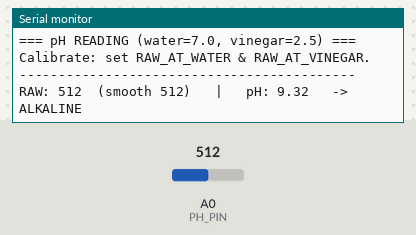
Simulated run of this sketch. Board: Arduino Uno, built with avr-gcc and run on an emulated ATmega328P. Parts: the last lines printed to the serial monitor. The inputs (shaded band) are chosen by the test bench; at power-on: A0 (PH_PIN) = 512.

Above: at 1.2 s.
1.3 s: A0 (PH_PIN) set to 556
At 3.8 s:
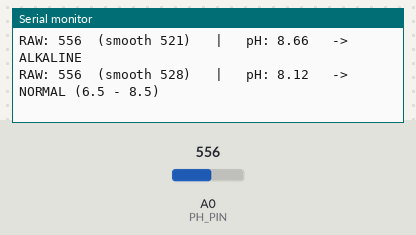
4.3 s: A0 (PH_PIN) set to 579
At 7.7 s:
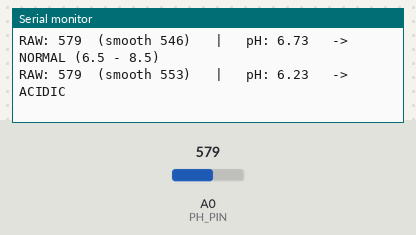
Timing chart, 0 to 9.2 s (numbered marks = the images above; inputs shaded):
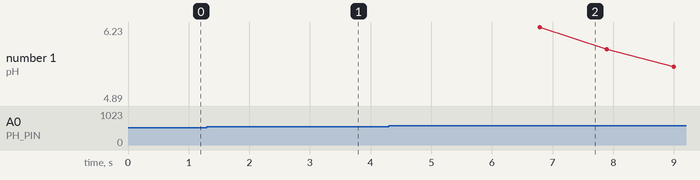

Measured:
- the behaviour switches between 542 and 543 on A0 (PH_PIN) (found by bisection; images 0 and 1)
- the behaviour switches between 571 and 572 on A0 (PH_PIN) (found by bisection; images 1 and 2)
- after the input at 1.3 s, the serial monitor: prints a new line after 1.1 s (image 1)
- after the input at 4.3 s, the serial monitor: prints a new line after 0.29 s (image 2)

The sketch:

ph_sensor_arduino.ino
```cpp
  /*
  * pH Sensor (PH-4502C + probe) — 2-POINT CALIBRATION (water + vinegar)
  * Board: Arduino Uno / Nano / Mega
  *
  * ============================================================
  * SIMPLE, SINGLE-STAGE CALIBRATION
  * ------------------------------------------------------------
  * We map two RAW readings straight to their real pH:
  *      RAW in DRINKING WATER  ->  pH 7.0   (neutral)
  *      RAW in WHITE VINEGAR   ->  pH 2.5   (acidic)
  * Everything else falls on the straight line between them.
  *
  * -------- HOW TO CALIBRATE (do once) ------------------------
  *   1. Upload, open Serial Monitor @ 9600 baud.
  *   2. Put probe in WATER. Wait until the (smooth ###) value is
  *      steady. Put that number into RAW_AT_WATER below.
  *   3. Rinse. Put probe in VINEGAR. Wait until (smooth ###) is
  *      steady. Put that number into RAW_AT_VINEGAR below.
  *   4. Upload again. Now water reads ~7.0 and vinegar ~2.5.
  * ============================================================
  *
  * Wiring:  VCC->5V   GND->GND   Po->A0   Probe->BNC (push + twist)
  */

  #define PH_PIN       A0
  #define SAMPLES      10
  #define SAMPLE_DELAY 10

  // ===== CALIBRATION — EDIT THESE TWO RAW NUMBERS =====
  // Use the (smooth ###) value you see in each liquid.
#define RAW_AT_WATER    540    // <-- steady RAW in DRINKING WATER (= PH_WATER)
#define RAW_AT_VINEGAR  602    // <-- steady RAW in VINEGAR        (= PH_VINEGAR)

#define PH_WATER        7.2    // drinking water shown as ~7.2 (your 7.0-7.5 target)
#define PH_VINEGAR      2.5    // white vinegar is ~2.5
  // ====================================================

  // ---- SMOOTHING ----------------------------------------------------
  // Exponential moving average to stop the number bouncing around.
  //   0.05 = very smooth but slow to react
  //   0.20 = balanced (default)
  //   0.50 = fast reacting but still a little jumpy
  #define SMOOTHING 0.20

  float smoothedRaw = -1;   // -1 means "not started yet"

  int readRawAverage() {
    long sum = 0;
    for (int i = 0; i < SAMPLES; i++) {
      sum += analogRead(PH_PIN);
      delay(SAMPLE_DELAY);
    }
    return (int)(sum / SAMPLES);
  }

  // Blend the newest raw reading into the running average.
  float smoothRaw(int newRaw) {
    if (smoothedRaw < 0) {
      smoothedRaw = newRaw;            // first reading: start here
    } else {
      smoothedRaw = (SMOOTHING * newRaw) + ((1.0 - SMOOTHING) * smoothedRaw);
    }
    return smoothedRaw;
  }

  // One straight-line fit: RAW -> pH, anchored on water and vinegar.
  float rawToPH(float raw) {
    float slope = (PH_VINEGAR - PH_WATER) /
                  (float)(RAW_AT_VINEGAR - RAW_AT_WATER);
    return PH_WATER + (raw - RAW_AT_WATER) * slope;
  }

  void setup() {
    Serial.begin(9600);
    Serial.println();
    Serial.println("=== pH READING (water=7.0, vinegar=2.5) ===");
    Serial.println("Calibrate: set RAW_AT_WATER & RAW_AT_VINEGAR.");
    Serial.println("-------------------------------------------");
  }

  void loop() {
    int   raw    = readRawAverage();      // fresh reading (still jumpy)
    float steady = smoothRaw(raw);        // smoothed reading (calm)
    float ph     = rawToPH(steady);       // calibrated pH
    ph = constrain(ph, 0.0, 14.0);

    Serial.print("RAW: ");
    Serial.print(raw);
    Serial.print("  (smooth ");
    Serial.print(steady, 0);
    Serial.print(")   |   pH: ");
    Serial.print(ph, 2);

    if (ph < 6.5) {
      Serial.println("   -> ACIDIC");
    } else if (ph > 8.5) {
      Serial.println("   -> ALKALINE");
    } else {
      Serial.println("   -> NORMAL (6.5 - 8.5)");
    }

    delay(1000);
  }
```
